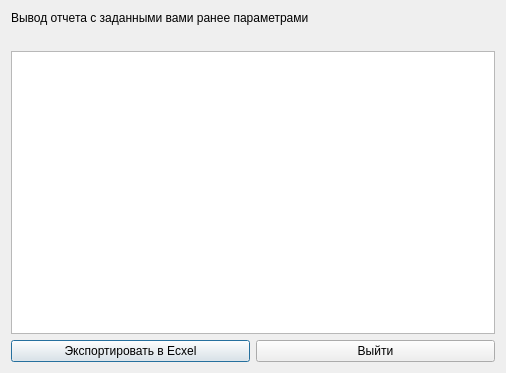
<?xml version="1.0" encoding="UTF-8"?>
<ui version="4.0">
 <class>ReportWindow</class>
 <widget class="QDialog" name="ReportWindow">
  <property name="geometry">
   <rect>
    <x>0</x>
    <y>0</y>
    <width>506</width>
    <height>373</height>
   </rect>
  </property>
  <property name="windowTitle">
   <string>Вывод отчета</string>
  </property>
  <layout class="QVBoxLayout" name="verticalLayout">
   <item>
    <widget class="QLabel" name="HeadingLabel">
     <property name="minimumSize">
      <size>
       <width>0</width>
       <height>0</height>
      </size>
     </property>
     <property name="maximumSize">
      <size>
       <width>16777215</width>
       <height>50</height>
      </size>
     </property>
     <property name="text">
      <string>Вывод отчета с заданными вами ранее параметрами</string>
     </property>
    </widget>
   </item>
   <item>
    <widget class="QLabel" name="StatusLabel">
     <property name="minimumSize">
      <size>
       <width>0</width>
       <height>0</height>
      </size>
     </property>
     <property name="maximumSize">
      <size>
       <width>16777215</width>
       <height>16777215</height>
      </size>
     </property>
     <property name="text">
      <string/>
     </property>
    </widget>
   </item>
   <item>
    <widget class="QTableView" name="TableView">
     <property name="minimumSize">
      <size>
       <width>0</width>
       <height>0</height>
      </size>
     </property>
     <property name="maximumSize">
      <size>
       <width>16777215</width>
       <height>16777215</height>
      </size>
     </property>
    </widget>
   </item>
   <item>
    <layout class="QHBoxLayout" name="horizontalLayout">
     <item>
      <widget class="QPushButton" name="ExportPushButton">
       <property name="minimumSize">
        <size>
         <width>0</width>
         <height>0</height>
        </size>
       </property>
       <property name="maximumSize">
        <size>
         <width>16777215</width>
         <height>16777215</height>
        </size>
       </property>
       <property name="text">
        <string>Экспортировать в Ecxel</string>
       </property>
      </widget>
     </item>
     <item>
      <widget class="QPushButton" name="QuitPushButton">
       <property name="minimumSize">
        <size>
         <width>0</width>
         <height>0</height>
        </size>
       </property>
       <property name="maximumSize">
        <size>
         <width>16777215</width>
         <height>16777215</height>
        </size>
       </property>
       <property name="text">
        <string>Выйти</string>
       </property>
      </widget>
     </item>
    </layout>
   </item>
  </layout>
 </widget>
 <resources/>
 <connections/>
</ui>
